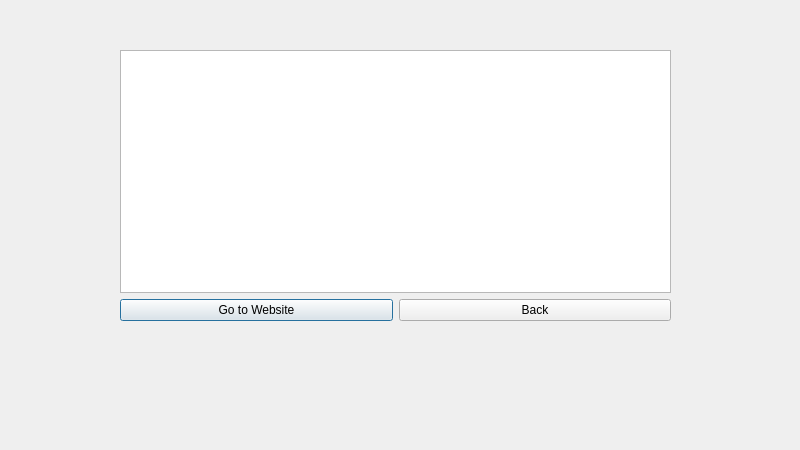
<?xml version="1.0" encoding="UTF-8"?>
<ui version="4.0">
 <class>HtmlCssDetail</class>
 <widget class="QDialog" name="HtmlCssDetail">
  <property name="geometry">
   <rect>
    <x>0</x>
    <y>0</y>
    <width>800</width>
    <height>450</height>
   </rect>
  </property>
  <property name="windowTitle">
   <string>Dialog</string>
  </property>
  <widget class="QWidget" name="verticalLayoutWidget">
   <property name="geometry">
    <rect>
     <x>120</x>
     <y>50</y>
     <width>551</width>
     <height>271</height>
    </rect>
   </property>
   <layout class="QVBoxLayout" name="verticalLayout">
    <item>
     <widget class="QTextBrowser" name="textBrowser">
      <property name="html">
       <string>&lt;!DOCTYPE HTML PUBLIC &quot;-//W3C//DTD HTML 4.0//EN&quot; &quot;http://www.w3.org/TR/REC-html40/strict.dtd&quot;&gt;
&lt;html&gt;&lt;head&gt;&lt;meta name=&quot;qrichtext&quot; content=&quot;1&quot; /&gt;&lt;meta charset=&quot;utf-8&quot; /&gt;&lt;style type=&quot;text/css&quot;&gt;
p, li { white-space: pre-wrap; }
&lt;/style&gt;&lt;/head&gt;&lt;body style=&quot; font-family:'Segoe UI'; font-size:9pt; font-weight:400; font-style:normal;&quot;&gt;
&lt;p style=&quot;-qt-paragraph-type:empty; margin-top:12px; margin-bottom:12px; margin-left:0px; margin-right:0px; -qt-block-indent:0; text-indent:0px;&quot;&gt;&lt;br /&gt;&lt;/p&gt;&lt;/body&gt;&lt;/html&gt;</string>
      </property>
     </widget>
    </item>
    <item>
     <layout class="QHBoxLayout" name="horizontalLayout">
      <item>
       <widget class="QPushButton" name="pushButton_2">
        <property name="text">
         <string>Go to Website</string>
        </property>
       </widget>
      </item>
      <item>
       <widget class="QPushButton" name="pushButton">
        <property name="text">
         <string>Back</string>
        </property>
       </widget>
      </item>
     </layout>
    </item>
   </layout>
  </widget>
 </widget>
 <resources/>
 <connections/>
</ui>
